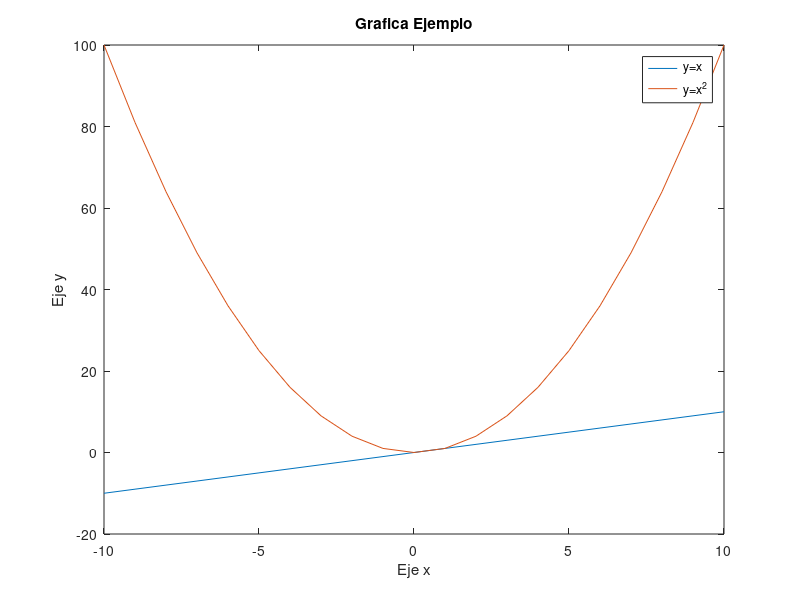
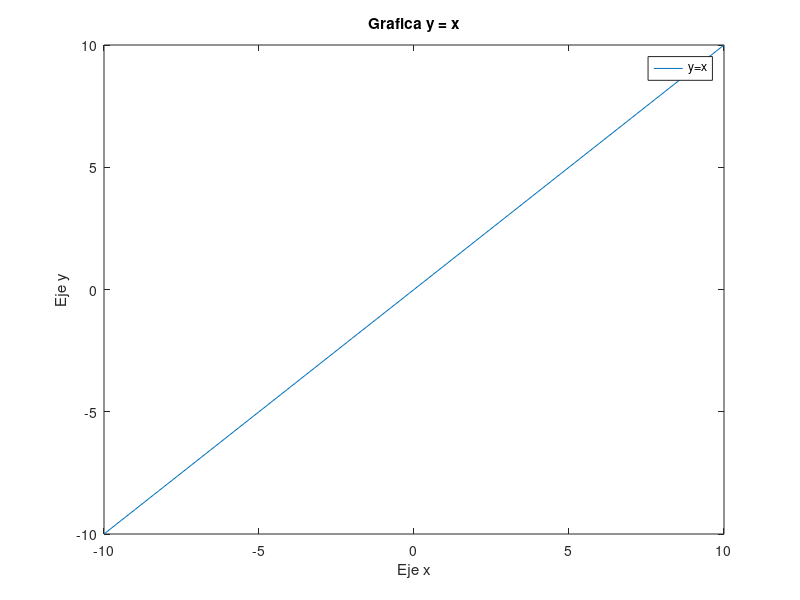
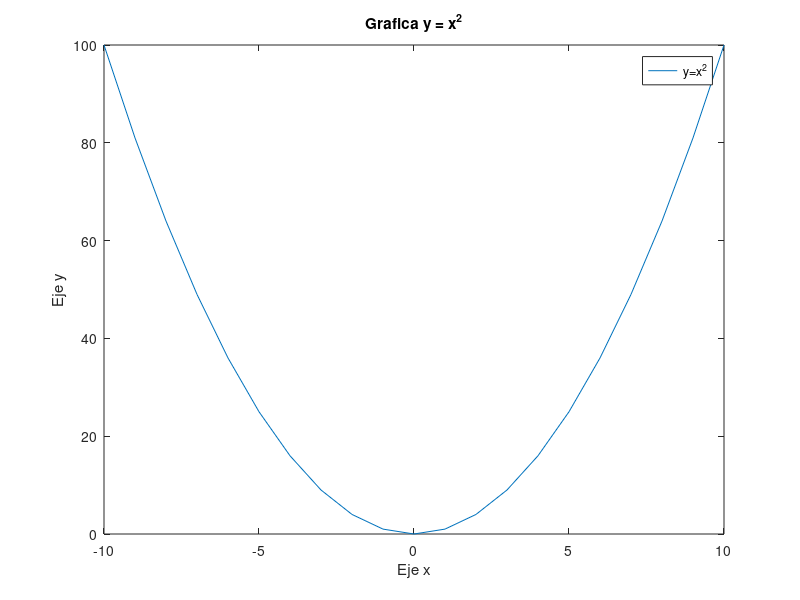
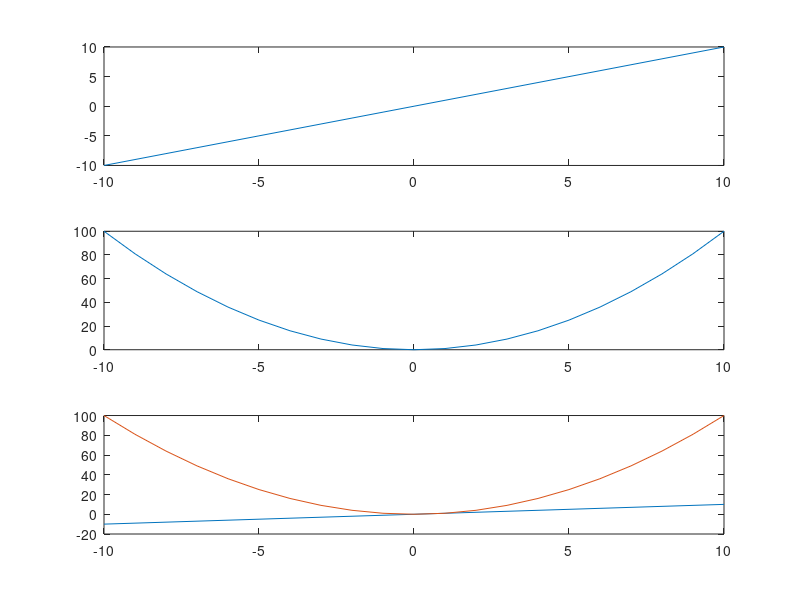

Recreate these plots in MATLAB, in order.
clear all
clc

x = -10:10;
y = x;
y1 = x.^2;
figure(1)
plot(x,y,x,y1)
%Titulo de la grafica
title('Grafica Ejemplo')
%Etiqueta eje x
xlabel('Eje x')
%Etiqueta eje y
ylabel('Eje y')
%Leyenda
legend('y=x', 'y=x^2')
figure(2)
plot(x,y)
title('Grafica y = x')
%Etiqueta eje x
xlabel('Eje x')
%Etiqueta eje y
ylabel('Eje y')
%Leyenda
legend('y=x')

figure(3)
plot(x,y1)
title('Grafica y = x^2')
%Etiqueta eje x
xlabel('Eje x')
%Etiqueta eje y
ylabel('Eje y')
%Leyenda
legend('y=x^2')
figure(4)
subplot(3,1,1)
plot(x,y)
subplot(3,1,2)
plot(x,y1)
subplot(3,1,3)
plot(x,y,x,y1)
